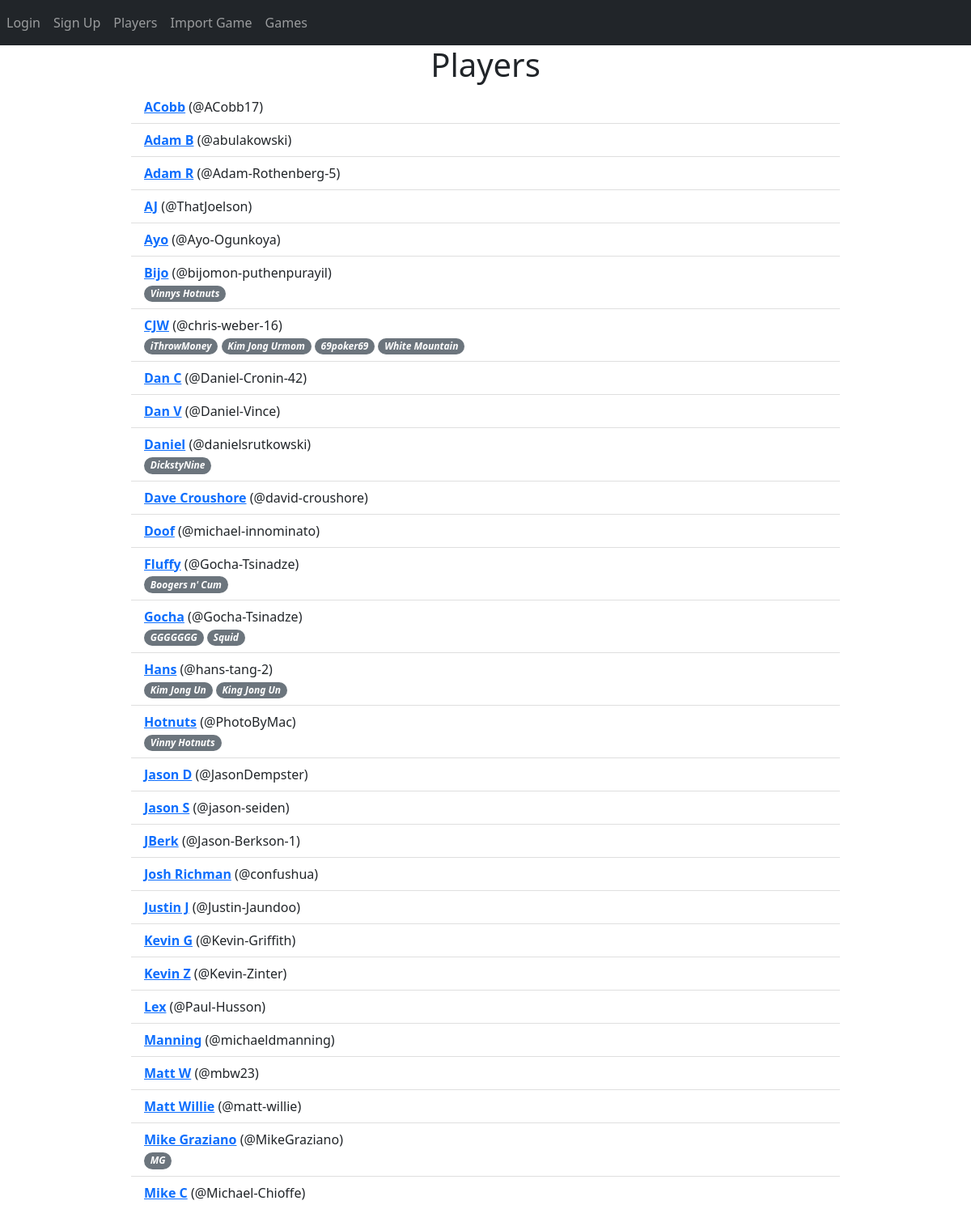
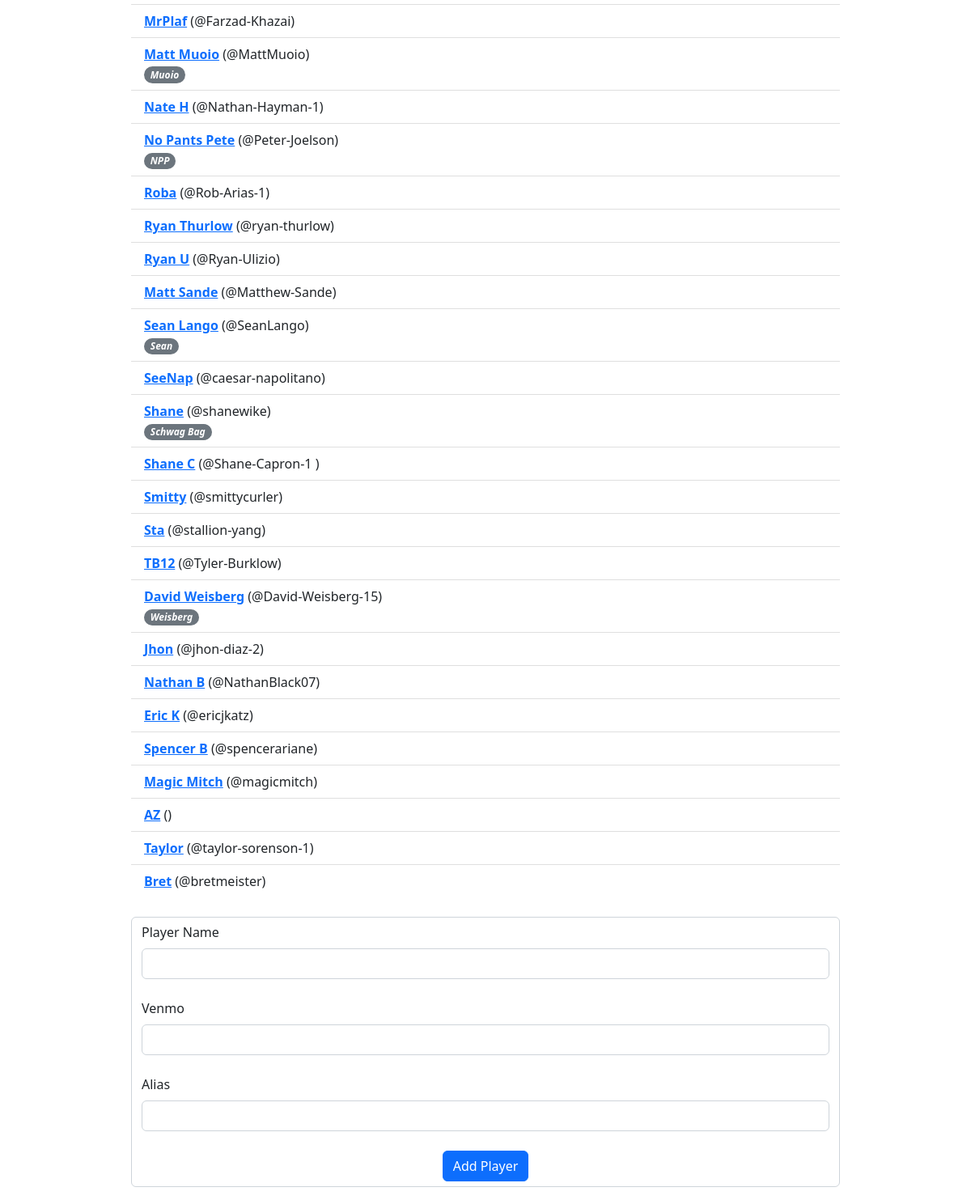
Before: /players with the older database file (2 pictures, top to bottom).
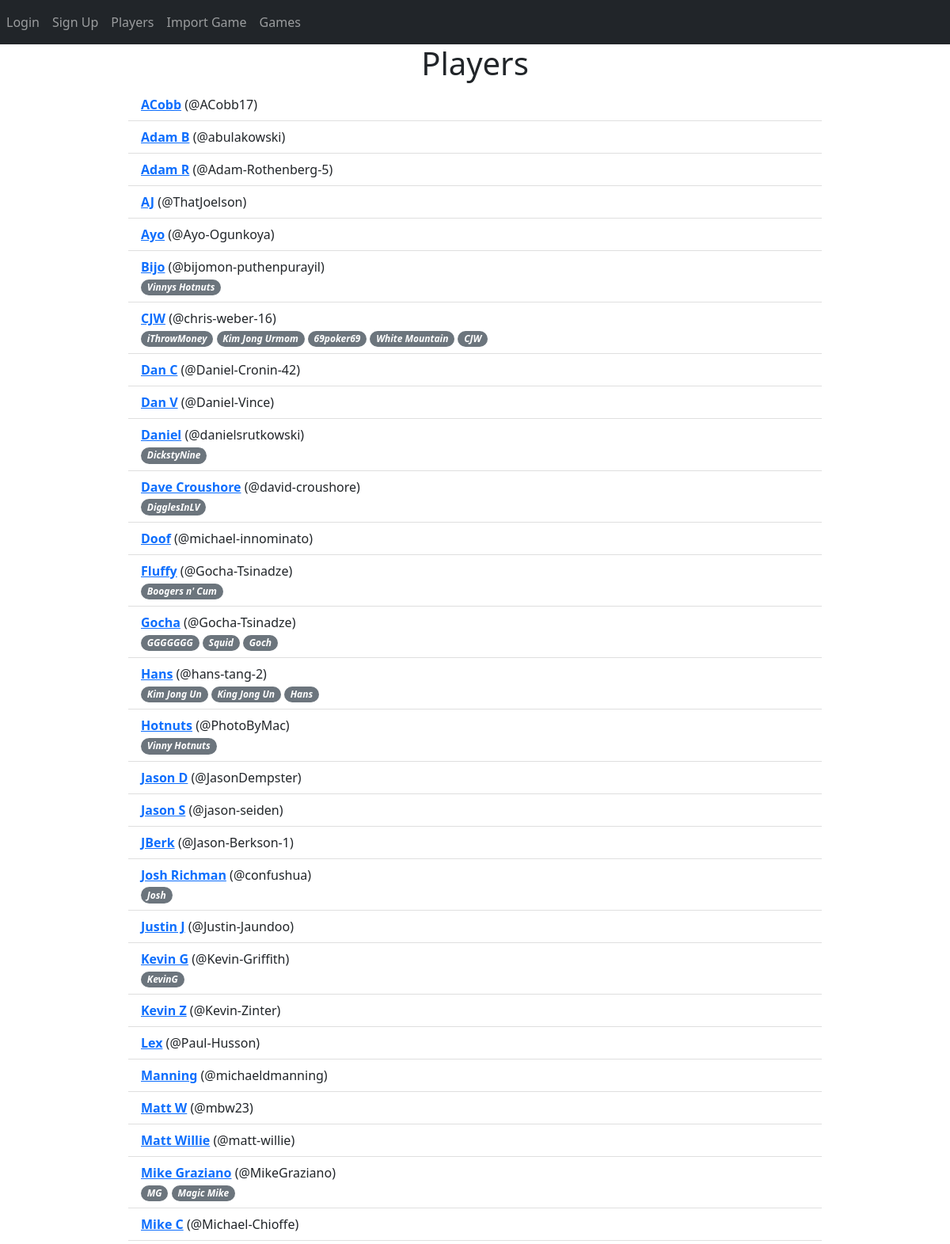
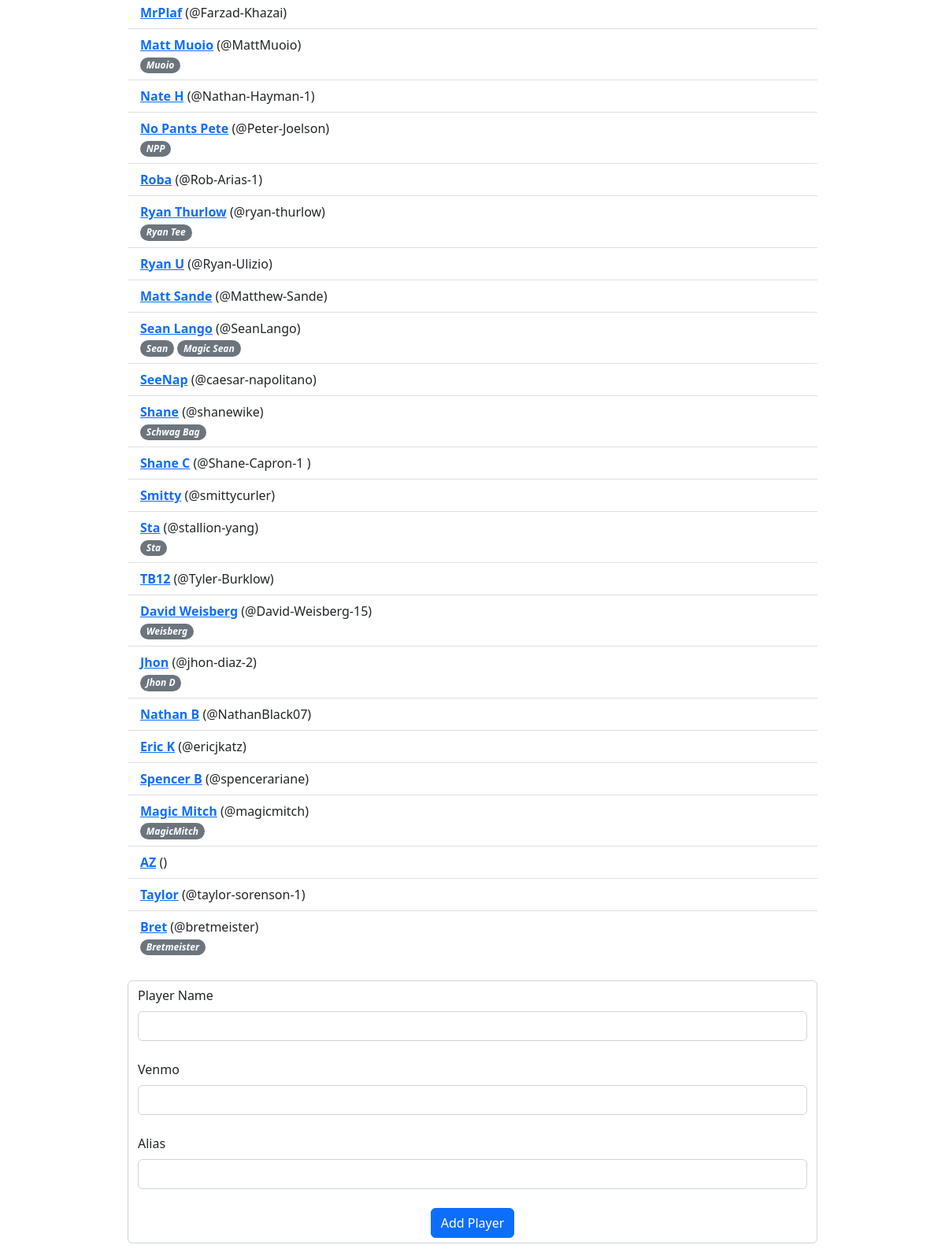
After: the same page with the newer database file (2 pictures, top to bottom).
### website/models.py (models this page shows)
class Player(db.Model):
	id = db.Column(db.Integer, primary_key=True)
	name = db.Column(db.String(150), unique=True)
	venmo = db.Column(db.String(300))
	email = db.Column(db.String(300))
	games_played = db.Column(db.Integer, default=0)
	aliases = db.relationship('Alias', backref='player')

class Alias(db.Model):
	id = db.Column(db.Integer, primary_key=True)
	alias = db.Column(db.String(150), unique=True)
	player_id = db.Column(db.Integer, db.ForeignKey('player.id'))

### website/views.py (the view, shortened to what this page needs)
@views.route('/players', methods=['GET','POST'])
def players():
	players = Player.query.all()
	return render_template("players.html", user=current_user, players=players)

### website/templates/players.html (shortened to what this page needs)
{% extends "base.html" %}
{% block content %}
<h1 align="center">Players</h1>
<ul class="list-group list-group-flush" id="players">
	{% if players %}
	{% for player in players %}
	<li class="list-group-item"><a href="{{url_for('views.edit_player', player_id=player.id)}}" ><strong>{{ player.name }}</strong></a> ({{ player.venmo }})
		<br/>
		<div class="aliases"><em>
			{% for alias in player.aliases %}
			<span class="badge rounded-pill bg-secondary">{{ alias.alias }}</span>
			{% endfor %}
		</em></div>
	</li>
	{% endfor %}
	{% endif %}
</ul>
<br/>
<form method="POST">
	<div class="form-control mb-3">
	<label for="player_name" class="form-label">Player Name</label>
	<input type="text" name="player_name" id="player_name" class="form-control"></input>
	<br/>
	<label for="player_venmo" class="form-label">Venmo</label>
	<input type="text" name="player_venmo" id="player_venmo" class="form-control"></input>
	<br/>
	<label for="player_alias" class="form-label">Alias</label>
	<input type="text" name="player_alias" id="player_alas" class="form-control"></input>
	<br/>
	<div align="center">
		<button type="submit" class="btn btn-primary">Add Player</button>
	</div>
	</div>
</form>
{% endblock %}

### website/templates/base.html (shortened to what this page needs)
<!DOCTYPE html>
<html>
    <head>
<link href="https://cdn.jsdelivr.net/npm/bootstrap@5.2.0-beta1/dist/css/bootstrap.min.css" rel="stylesheet">
    <link
      rel="stylesheet"
      href="https://stackpath.bootstrapcdn.com/font-awesome/4.7.0/css/font-awesome.min.css"
    />
    </head>
    <body>
        <nav class="navbar navbar-expand-lg navbar-dark bg-dark">
            <div class="collapse navbar-collapse" id="navbar">
                <div class="navbar-nav">
                    {% if user.is_authenticated %}
                    <a class="nav-item nav-link" id="nav-logout" href="/logout">Logout</a>
                    <a class="nav-item nav-link" id="nav-home" href="/">Home</a>
                    {% else %}
                    <a class="nav-item nav-link" id="nav-login" href="/login">Login</a>
                    <a class="nav-item nav-link" id="nav-signUp" href="/sign-up">Sign Up</a>
                    {% endif %}
                    <a class="nav-item nav-link" id="nav-players" href="/players">Players</a>
                    <a class="nav-item nav-link" id="nav-import-game" href="/import_game">Import Game</a>
                    <a class="nav-item nav-link" id="nav-import-game" href="/games">Games</a>
                </div>
            </div>
        </nav>
        <div class="container" style="max-width:900px">
            {% block content %}
            {% endblock %}
        </div>
    </body>
</html>

Changed rows visible on the page:
added Alias: alias "CJW", shown under Player "CJW"
added Alias: alias "DigglesInLV", shown under Player "Dave Croushore"
added Alias: alias "Goch", shown under Player "Gocha"
added Alias: alias "Hans", shown under Player "Hans"
added Alias: alias "Josh", shown under Player "Josh Richman"
added Alias: alias "KevinG", shown under Player "Kevin G"
added Alias: alias "Magic Mike", shown under Player "Mike Graziano"
added Alias: alias "Ryan Tee", shown under Player "Ryan Thurlow"
added Alias: alias "Magic Sean", shown under Player "Sean Lango"
added Alias: alias "Sta", shown under Player "Sta"
added Alias: alias "Jhon D", shown under Player "Jhon"
added Alias: alias "MagicMitch", shown under Player "Magic Mitch"
added Alias: alias "Bretmeister", shown under Player "Bret"
